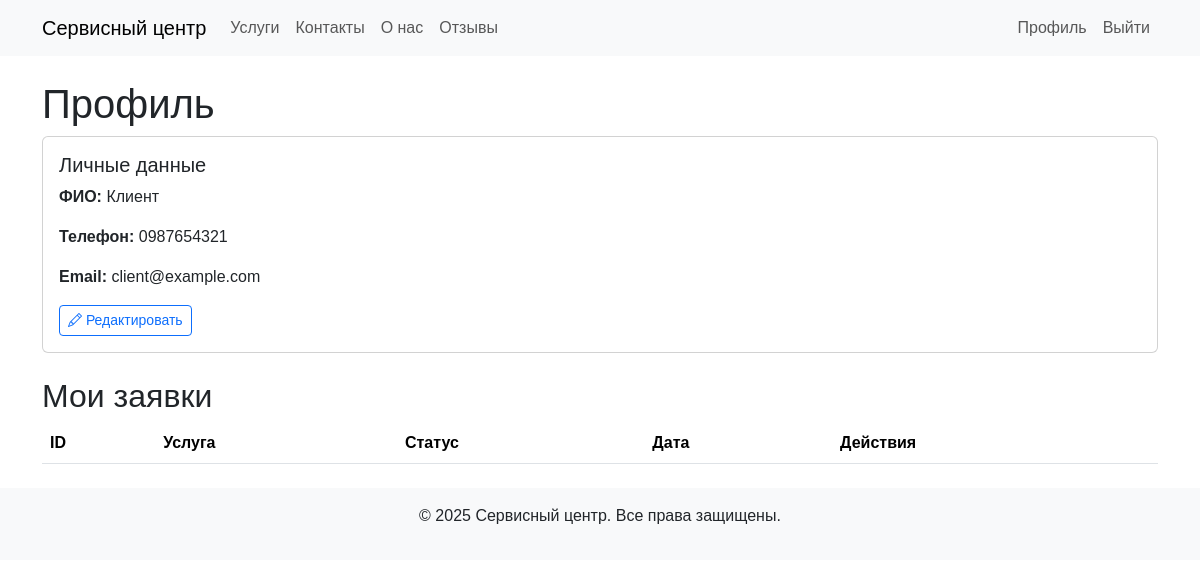
The app's page /profile.php (signed in) with its own data.
### tables this page shows
CREATE TABLE users (
    id INT AUTO_INCREMENT PRIMARY KEY,
    name VARCHAR(255) NOT NULL,
    phone VARCHAR(20) NOT NULL,
    email VARCHAR(255) UNIQUE NOT NULL,
    password VARCHAR(255) NOT NULL,
    role ENUM('admin', 'worker', 'editor', 'client') NOT NULL DEFAULT 'client'
);

### public/profile.php (the view, shortened to what this page needs)
<?php
require_once 'includes/handlers/profile_handler.php';
$stmt = $pdo->prepare('SELECT name, phone, email FROM users WHERE id = ?');
$stmt->execute([$_SESSION['user_id']]);
$user = $stmt->fetch(PDO::FETCH_ASSOC);
$user_data = ['name' => $user['name'] ?? '', 'phone' => $user['phone'] ?? '', 'email' => $user['email'] ?? ''];
require_once 'includes/header.php';
?>
<h1>Профиль</h1>
<div class="card mb-4">
    <div class="card-body">
        <h5 class="card-title">Личные данные</h5>
        <div id="profile-view">
            <p><strong>ФИО:</strong> <?php echo htmlspecialchars($user_data['name']); ?></p>
            <p><strong>Телефон:</strong> <?php echo htmlspecialchars($user_data['phone']); ?></p>
            <p><strong>Email:</strong> <?php echo htmlspecialchars($user_data['email']); ?></p>
            <button class="btn btn-outline-primary btn-sm" id="edit-profile-btn"><i class="bi bi-pencil"></i> Редактировать</button>
        </div>
    </div>
</div>
<h2>Мои заявки</h2>
<table class="table table-striped">
    <thead>
        <tr>
            <th>ID</th>
            <th>Услуга</th>
            <th>Статус</th>
            <th>Дата</th>
            <th>Действия</th>
        </tr>
    </thead>
</table>
<?php
require_once 'includes/footer.php';
?>

### public/assets/css/style.css (style rules this page uses)
body { font-family: Arial, sans-serif; }

### records on screen
users: name "Клиент", phone "0987654321", email "client@example.com"
